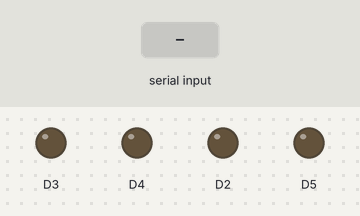
This sketch was run on a simulated ESP8266 (NodeMCU). On the bench: output pins drawn as LEDs (lit = HIGH). Inputs (shaded band) come from the test bench. What the sketch prints to the serial monitor is not drawn.

Above: at 1.2 s.
1.3 s: "r" received over Serial
At 2.5 s:
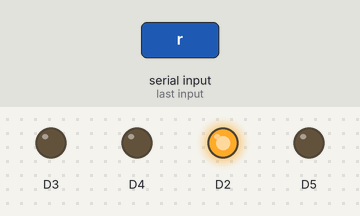
2.8 s: "b" received over Serial
At 4.9 s:
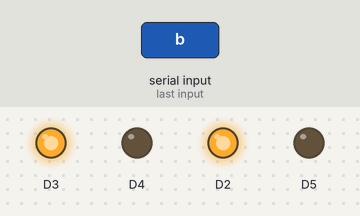
5.8 s: "g" received over Serial
At 8.4 s:
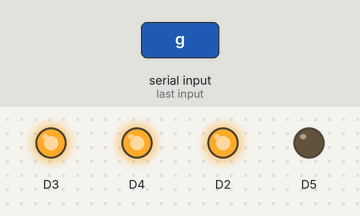
8.8 s: "y" received over Serial
At 10.7 s:
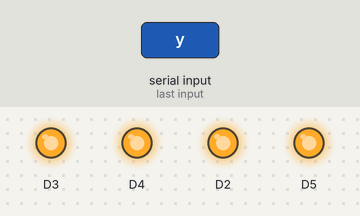
Timing chart, 0 to 12.2 s (numbered marks = the images above; inputs shaded):
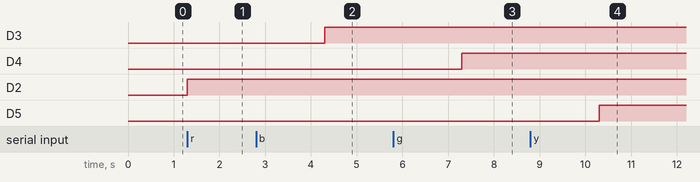

Measured:
- after the input at 1.3 s, D2: LOW → HIGH at once
- after the input at 2.8 s, D3: LOW → HIGH after 1.5 s
- after the input at 5.8 s, D4: LOW → HIGH after 1.5 s
- after the input at 8.8 s, D5: LOW → HIGH after 1.5 s

The sketch:

switchCase2_ET_Board.ino
```cpp
/******************************************************************************************
 * FileName     : SwitchCase2_ET_Board.ino
 * Description  : switch() 함수를 이용하여 LED 제어하기
 * Hardware     : ETBoard(이티보드, ESP32 등록 공식 Arduino Board)
 * Author       : 한국공학기술연구원(KETRI)
 * Created Date : 2022.04.21
 * Reference    :
 * Modified     : 2022.04.21 : LEH : 헤더 수정, 소스 크린징
******************************************************************************************/

void setup() {
  Serial.begin(115200);
  // LED들을 출력으로 정하기
    pinMode(D2, OUTPUT);  // 빨강 LED 출력모드 설정
    pinMode(D3, OUTPUT);  // 파랑 LED 출력모드 설정
    pinMode(D4, OUTPUT);  // 초록 LED 출력모드 설정
    pinMode(D5, OUTPUT);  // 노랑 LED 출력모드 설정
  }

void loop() {
  if(Serial.available() > 0) {
    int inByte = Serial.read();                           // 시리얼 모니터 입력 값 읽기

    switch (inByte) {
      case 'r':                                           // r 입력시
      case 'R':                                           // R 입력시
        digitalWrite(D2, HIGH);                           // 빨강(Red) LED 켜짐
        Serial.println("입력 받은 신호는 빨강(Red)입니다.");
        delay(3000);
        break;
      case 'b':                                           // b 입력시
      case 'B':                                           // B 입력시
        digitalWrite(D3, HIGH);                           // 파랑(Blue) LED 켜짐
        Serial.println("입력 받은 신호는 파랑(Blue)입니다.");
        delay(3000);
        break;
      case 'g':                                           // g 입력시
      case 'G':                                           // G 입력시
        digitalWrite(D4, HIGH);                           // 초록(Green) LED 켜짐
        Serial.println("입력 받은 신호는 초록(Green)입니다.");
        delay(3000);
        break;
      case 'y':                                           // d 입력시
      case 'Y':                                           // d 입력시
        digitalWrite(D5, HIGH);                           // 노랑(Yellow) LED 켜짐
        Serial.println("입력 받은 신호는 노랑(Yellow)입니다.");
        delay(3000);
        break;
      default:                     // 그 외 다른 키 입력시
        digitalWrite(D2, LOW);     // 빨강 LED 꺼짐
        digitalWrite(D3, LOW);     // 파랑 LED 꺼짐
        digitalWrite(D4, LOW);     // 초록 LED 꺼짐
        digitalWrite(D5, LOW);     // 노랑 LED 꺼짐
        }
    }
  }


//==========================================================================================
//
// (주)한국공학기술연구원 http://et.ketri.re.kr
//
//==========================================================================================
```
